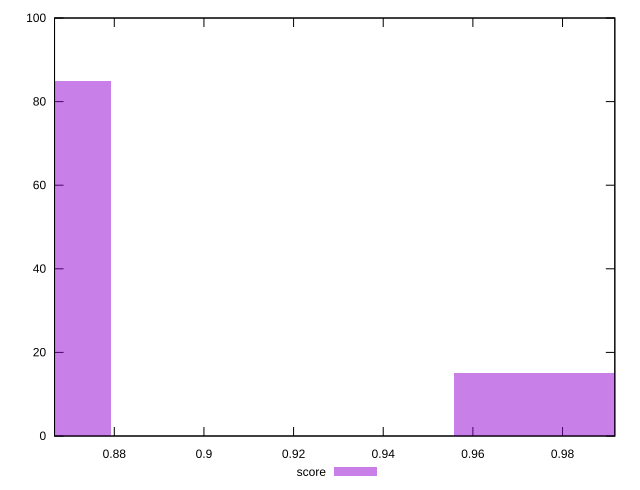

Recreate this plot in gnuplot.
reset

$score <<EOF
0.9939906862366175 15
0.8410690422002147 85
EOF

set key outside below
set boxwidth 0.07646082201820134
set xrange [0.8666666666666667:0.9916666666666667]
set yrange [0:100]
set trange [0:100]
set style fill transparent solid 0.5 noborder
set terminal svg size 640, 490 enhanced background rgb 'white'
set output "reprap/uses-http2/samples/pages+cached+noexternal+nojs/score/histogram.svg"

plot $score title "score" with boxes

reset
